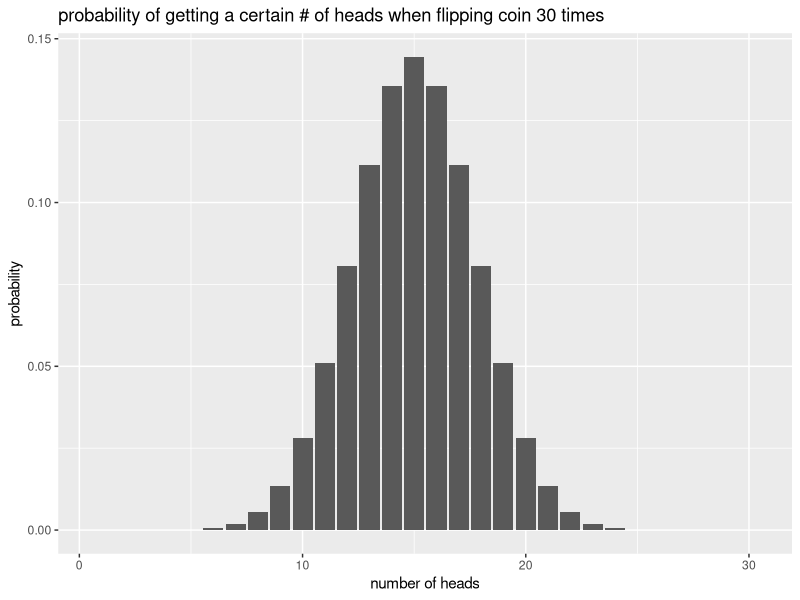
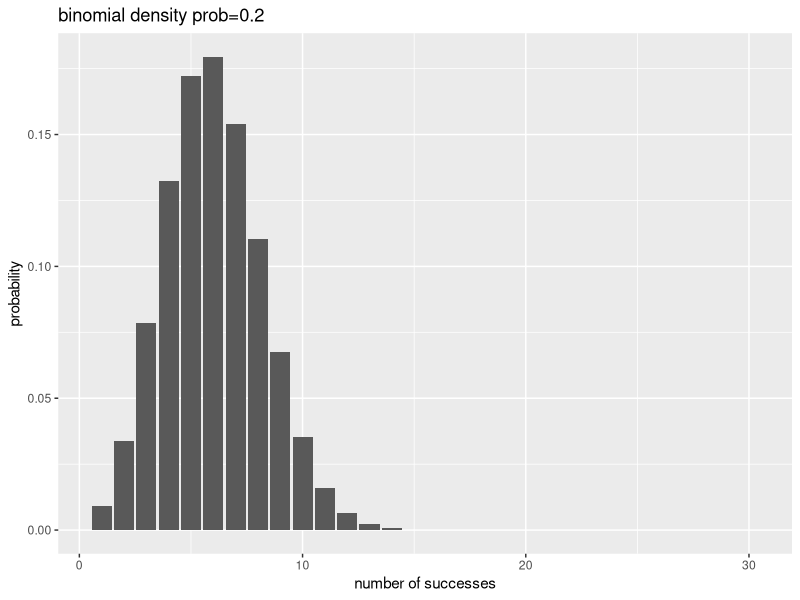
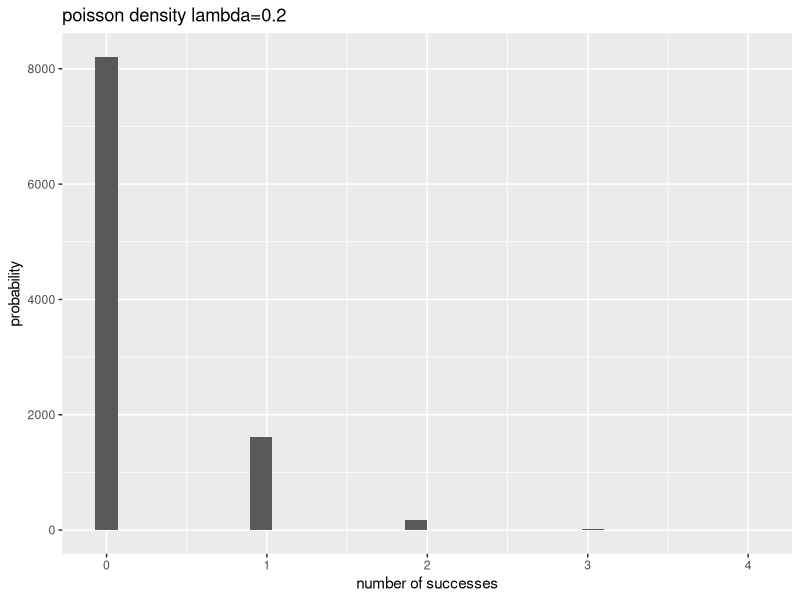
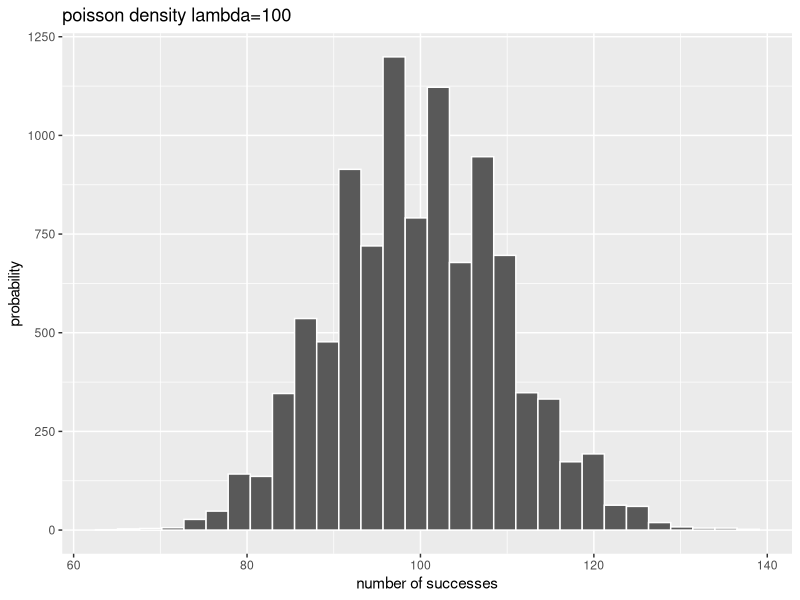
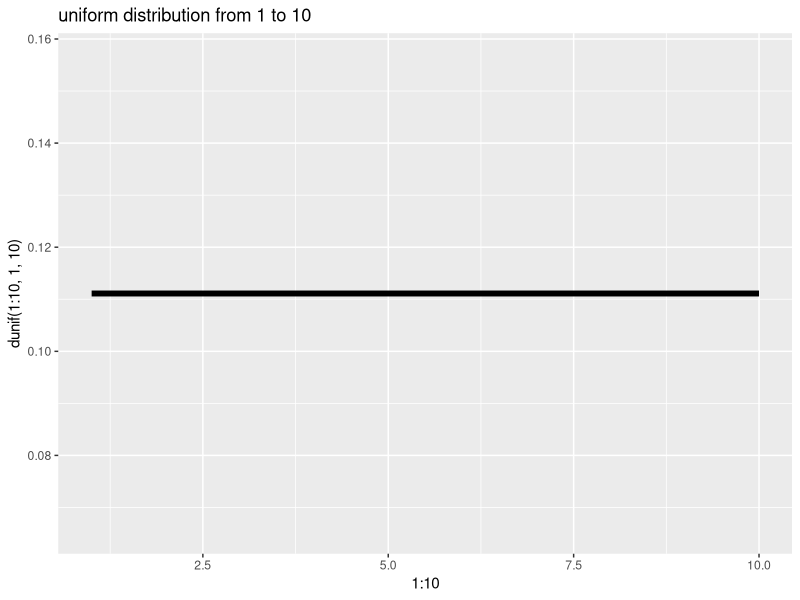
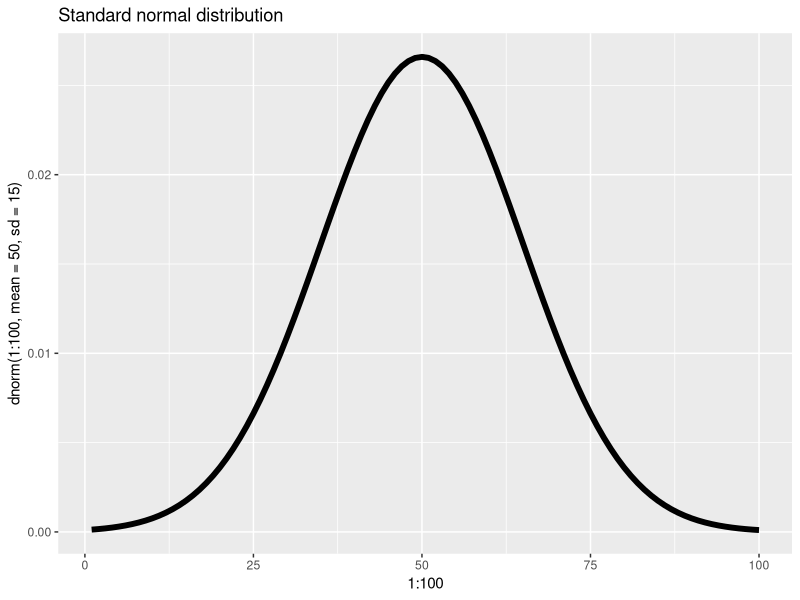
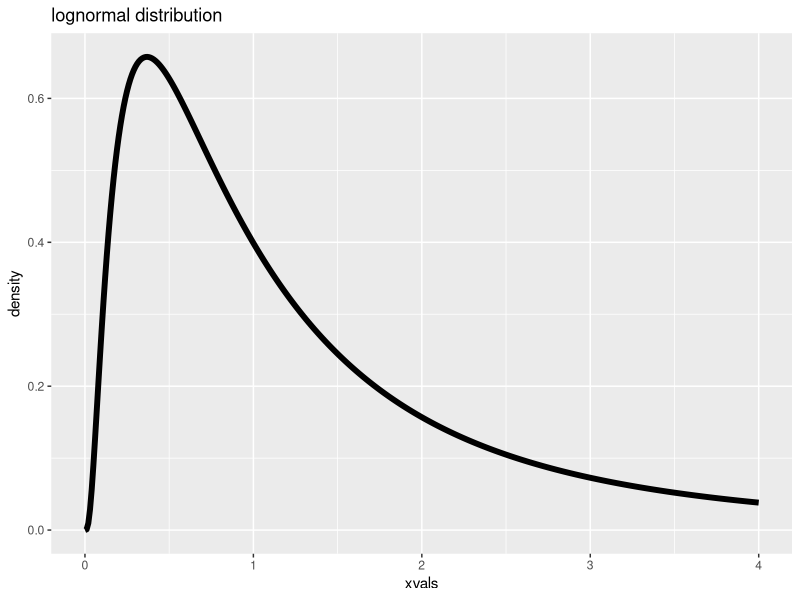
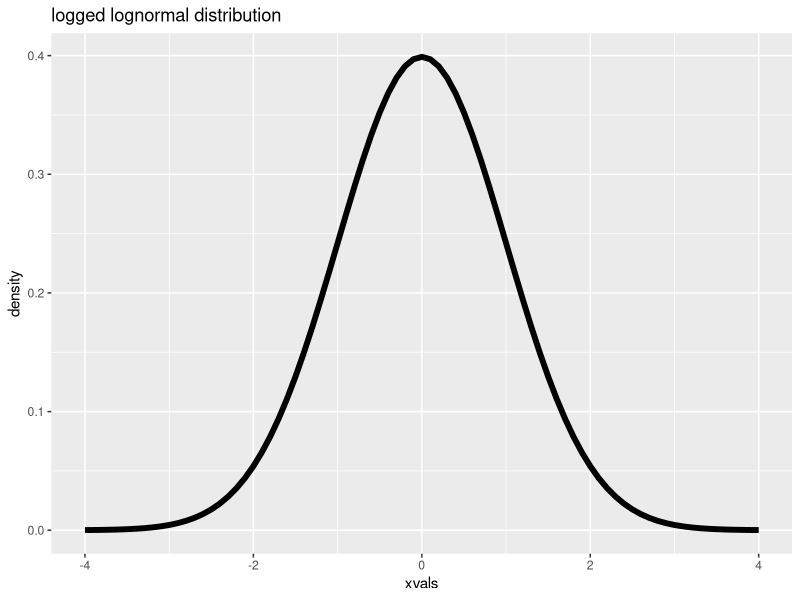

Recreate these plots in R, in order.
## ---- chunk 1
library(ggplot2)
## ---- chunk 2
ggplot() + 
  geom_bar(aes(x=1:30, y=dbinom(1:30, 30, prob = 0.5)), stat="identity") + 
  labs(title="probability of getting a certain # of heads when flipping coin 30 times",
       x="number of heads",
       y="probability") 

## ---- chunk 3
ggplot() + 
  geom_bar(aes(x=1:30, y=dbinom(1:30, 30, prob = 0.2)), stat="identity") + 
  labs(title="binomial density prob=0.2",
       x="number of successes",
       y="probability")
## ---- chunk 4
qplot(x=rpois(10000,lambda = 0.2), main="lambda = 0.2") + 
  labs(title="poisson density lambda=0.2",
       x="number of successes",
       y="probability")
## ---- chunk 5
qplot(x=rpois(10000, lambda = 100), 
      main="lambda = 30", color=I("white")) + 
    labs(title="poisson density lambda=100",
       x="number of successes",
       y="probability")
## ---- chunk 6
qplot(x=1:10, y=dunif(1:10, 1, 10), main="uniform distribution from 1 to 10", geom="line", size=I(2))
## ---- chunk 7
qplot(x=1:100, y=dnorm(1:100, mean=50, sd=15), main="Standard normal distribution", geom="line", size=I(2))
## ---- chunk 8
xvals <- seq(0,4, by=0.01)
lnorm <- dlnorm(xvals, meanlog = 0, sdlog = 1)

qplot(xvals, y=lnorm, main="lognormal distribution", geom="line", size=I(2)) + labs(y="density")
qplot(seq(-4, 4, by=0.1), y=dnorm(seq(-4, 4, by=0.1), 0, 1), main="logged lognormal distribution", geom="line", size=I(2)) + labs(x="xvals", y="density")
## ---- chunk 9
xvals <- seq(0, 10, by=0.05); qplot(x=xvals, y=dexp(xvals, rate=2), geom="line", size=I(2))
## ---- chunk 10
sim <- rbinom(n = 5000, size=5000, prob = 0.5)
qplot(sim, main="binomial distribution p = 0.5")
## ---- chunk 11
library(ggplot2)
library(gridExtra)
dens <- qplot(x=1:100, y=dnorm(x=1:100, mean=60, sd=20), geom="line", size=I(2))  + labs(x="x", y="density", title="density")
cum <- qplot(x=1:100, y=pnorm(q=1:100, mean=60, sd=20), geom="line", size=I(2))  + labs(x="x", y="cumulative prob", title="cumulative prob")
grid.arrange(dens, cum)
## ---- chunk 12
pnorm(q = 5, mean = 10, sd = 1.5)
## ---- chunk 13
set.seed(1237)
grades <- rnorm(1000, mean=75, sd=10)
## ---- chunk 14
qplot(grades, color=I("white"))
## ---- chunk 15
ninety_percentile <- qnorm(0.9, mean=75, sd = 10)
qplot(grades, main="grades distribution with 90th percentile indicated", color=I("white")) + 
  geom_vline(xintercept=ninety_percentile, color="red")
## ---- chunk 16
sum(grades <= ninety_percentile) / length(grades)
## ---- chunk 17
qqnorm(rnorm(1000))
## ---- chunk 18
qqnorm(rnorm(1000)^2)
qqnorm(rnorm(1000)^3)
## ---- chunk 19
shapiro.test(rnorm(1000))
shapiro.test(rnorm(1000)^2)
